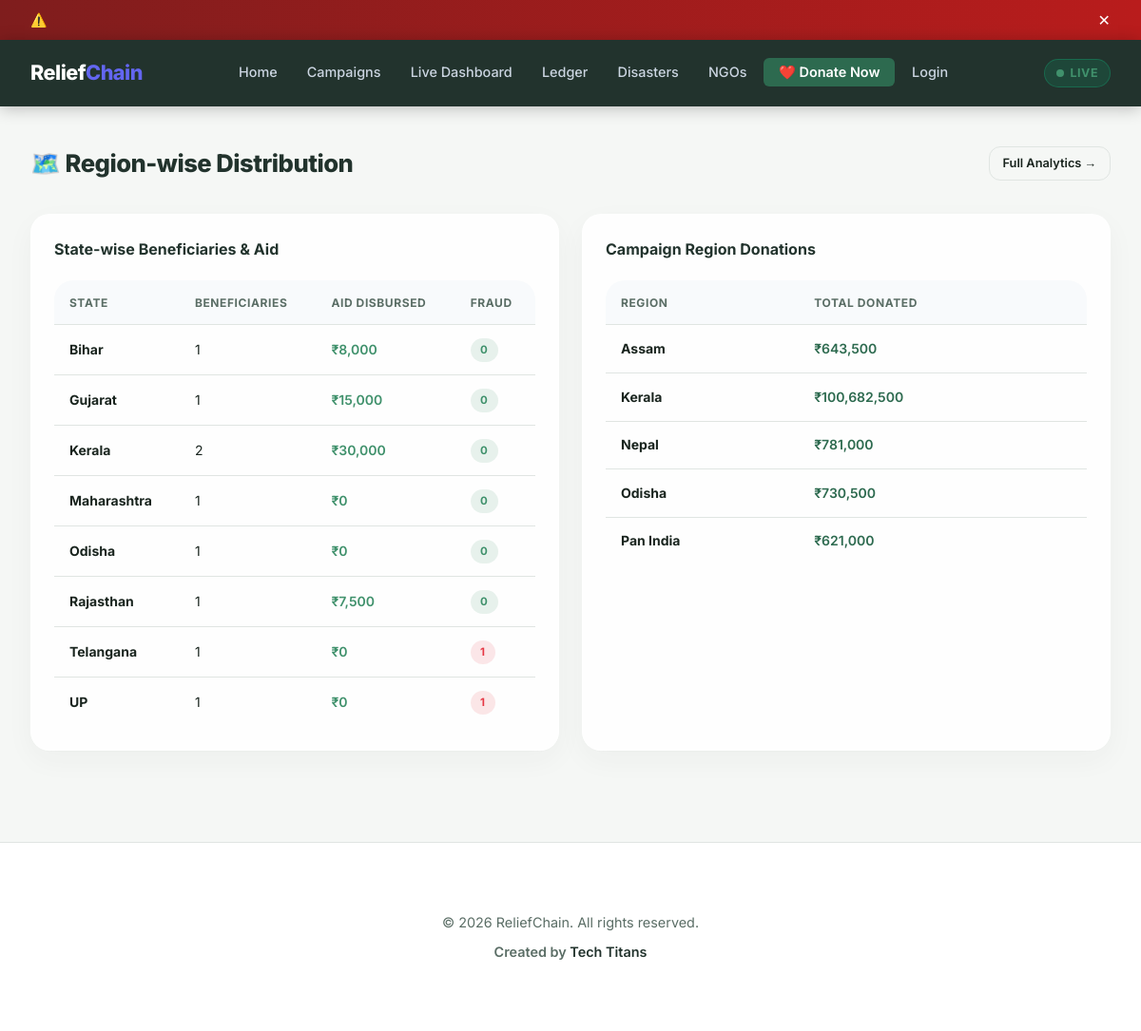
The app's page /region-map with its own data.
### tables this page shows
CREATE TABLE beneficiaries (
            id INTEGER PRIMARY KEY AUTOINCREMENT,
            name TEXT NOT NULL,
            aadhaar TEXT NOT NULL,
            phone TEXT NOT NULL,
            address TEXT,
            state TEXT,
            trust_score INTEGER DEFAULT 50,
            status TEXT DEFAULT 'pending',
            campaign_id INTEGER,
            aid_amount INTEGER DEFAULT 0,
            flagged INTEGER DEFAULT 0,
            flag_reason TEXT,
            created_at DATETIME DEFAULT CURRENT_TIMESTAMP,
            FOREIGN KEY (campaign_id) REFERENCES campaigns(id)
        );

### app.py (the view)
@app.route('/region-map')
def region_map():
    db = get_db()
    c = db.cursor()
    c.execute("SELECT b.state, COUNT(*) as ben_count, SUM(b.aid_amount) as aid_total, COUNT(CASE WHEN b.flagged=1 THEN 1 END) as fraud_count FROM beneficiaries b GROUP BY b.state")
    regions = c.fetchall()
    c.execute("SELECT c.region, SUM(d.amount) as donated FROM donations d JOIN campaigns c ON d.campaign_id=c.id GROUP BY c.region")
    campaign_regions = c.fetchall()
    return render_template('region_map.html', regions=regions, campaign_regions=campaign_regions)

### app.py (called while the page is built)
@app.context_processor
def inject_now():
    return {'now': _dt.now}

def get_db():
    db = getattr(g, '_database', None)
    if db is None:
        db = g._database = sqlite3.connect(DATABASE, check_same_thread=False)
        db.row_factory = sqlite3.Row
    return db

@app.teardown_appcontext
def close_connection(exception):
    db = getattr(g, '_database', None)
    if db is not None:
        db.close()

### templates/region_map.html (shortened to what this page needs)
{% extends 'base.html' %}
{% block content %}
<div class="container" style="padding-top:2.5rem;">
    <div class="page-header">
        <h1 class="page-title">🗺️ Region-wise Distribution</h1>
        <a href="{{ url_for('analytics') }}" class="btn btn-outline btn-sm">Full Analytics →</a>
    </div>
    <div class="grid-2">
        <div class="card">
            <div class="card-header"><span class="card-title">State-wise Beneficiaries & Aid</span></div>
            <div class="table-wrap" style="border:none;">
                <table>
                    <thead><tr><th>State</th><th>Beneficiaries</th><th>Aid Disbursed</th><th>Fraud</th></tr></thead>
                    <tbody>
                        {% for r in regions %}
                        <tr>
                            <td><strong>{{ r.state }}</strong></td>
                            <td>{{ r.ben_count }}</td>
                            <td style="color:var(--success);font-weight:600;">₹{{ '{:,.0f}'.format(r.aid_total or 0) }}</td>
                            <td>{% if r.fraud_count %}<span class="badge badge-danger">{{ r.fraud_count }}</span>{% else %}<span class="badge badge-success">0</span>{% endif %}</td>
                        </tr>
                        {% else %}
                        <tr><td colspan="4" class="text-center text-muted">No data yet</td></tr>
                        {% endfor %}
                    </tbody>
                </table>
            </div>
        </div>
        <div class="card">
            <div class="card-header"><span class="card-title">Campaign Region Donations</span></div>
            <div class="table-wrap" style="border:none;">
                <table>
                    <thead><tr><th>Region</th><th>Total Donated</th></tr></thead>
                    <tbody>
                        {% for r in campaign_regions %}
                        <tr>
                            <td><strong>{{ r.region }}</strong></td>
                            <td style="color:var(--accent);font-weight:600;">₹{{ '{:,.0f}'.format(r.donated or 0) }}</td>
                        </tr>
                        {% else %}
                        <tr><td colspan="2" class="text-center text-muted">No data yet</td></tr>
                        {% endfor %}
                    </tbody>
                </table>
            </div>
        </div>
    </div>
</div>
{% endblock %}

### static/style.css (style rules this page uses)
:root { --primary: #22332D; --primary-mid: #2D423A; --accent: #2D6A4F; --accent-hover: #1B4332; --accent-light: rgba(45, 106, 79, 0.12); --success: #40916C; --success-light: rgba(64, 145, 108, 0.12); --warning: #F5A623; --warning-light: rgba(245, 166, 35, 0.12); --danger: #E63946; --danger-light: rgba(230, 57, 70, 0.12); --bg: #F5F7F5; --card: rgba(255, 255, 255, 0.85); --border: #E0E5E2; --text: #19241E; --text-muted: #5A6D65; --text-light: #8E9C96; --white: #FFFFFF; --sidebar-w: 260px; --nav-h: 70px; --radius: 20px; --radius-sm: 12px; --shadow: 0 10px 30px rgba(45, 44, 42, 0.04), 0 1px 3px rgba(45, 44, 42, 0.02); --shadow-lg: 0 20px 40px rgba(45, 44, 42, 0.08); }
*, *::before, *::after { margin: 0; padding: 0; box-sizing: border-box; }
html { scroll-behavior: smooth; }
body { font-family: 'Inter', system-ui, sans-serif; background: var(--bg); color: var(--text); line-height: 1.6; font-size: 15px; }
a { color: inherit; text-decoration: none; }
.container { max-width: 1280px; margin: 0 auto; padding: 2rem 2rem; }
.page-header { display: flex; justify-content: space-between; align-items: center; margin-bottom: 2rem; flex-wrap: wrap; gap: 1rem; }
.page-title { font-size: 1.6rem; font-weight: 800; color: var(--primary); letter-spacing: -0.5px; }
.card { background: var(--card); border-radius: var(--radius); border: 1px solid var(--border); box-shadow: var(--shadow); padding: 1.5rem; }
.card-header { display: flex; justify-content: space-between; align-items: center; margin-bottom: 1.25rem; }
.card-title { font-size: 1rem; font-weight: 700; color: var(--primary); }
.btn { display: inline-flex; align-items: center; gap: 0.5rem; padding: 0.625rem 1.25rem; border-radius: var(--radius-sm); font-weight: 600; font-size: 0.9rem; border: none; cursor: pointer; transition: all 0.2s; white-space: nowrap; text-decoration: none; }
.btn-outline { background: transparent; border: 1.5px solid var(--border); color: var(--text); }
.btn-sm { padding: 0.4rem 0.85rem; font-size: 0.8rem; }
.table-wrap { overflow-x: auto; border-radius: var(--radius); border: 1px solid var(--border); }
table { width: 100%; border-collapse: collapse; font-size: 0.875rem; }
th { background: #F8FAFC; padding: 0.85rem 1rem; text-align: left; font-weight: 700; font-size: 0.75rem; text-transform: uppercase; letter-spacing: 0.05em; color: var(--text-muted); border-bottom: 1px solid var(--border); white-space: nowrap; }
td { padding: 0.85rem 1rem; border-bottom: 1px solid var(--border); color: var(--text); vertical-align: middle; }
tbody tr:last-child td { border-bottom: none; }
tbody tr { transition: background 0.15s; }
.badge { display: inline-flex; align-items: center; gap: 0.3rem; padding: 0.2rem 0.65rem; border-radius: 999px; font-size: 0.72rem; font-weight: 700; letter-spacing: 0.03em; white-space: nowrap; }
.badge-success { background: var(--success-light); color: var(--success); }
.badge-danger { background: var(--danger-light); color: var(--danger); }
.grid-2 { display: grid; grid-template-columns: 1fr 1fr; gap: 1.5rem; }
.card, .stat-card, .step-card { backdrop-filter: blur(12px); -webkit-backdrop-filter: blur(12px); transition: transform 0.5s cubic-bezier(0.16, 1, 0.3, 1), box-shadow 0.5s ease; border: 1px solid rgba(255,255,255,0.4); position: relative; overflow: hidden; }
.card::before, .stat-card::before, .step-card::before { content: ''; position: absolute; inset: 0; background: radial-gradient(circle 350px at var(--mouse-x, 0) var(--mouse-y, 0), rgba(255,255,255,0.6), transparent 80%); opacity: 0; transition: opacity 0.4s; pointer-events: none; mix-blend-mode: overlay; z-index: 0; }
.card > *, .stat-card > *, .step-card > * { position: relative; z-index: 1; }
.btn { position: relative; overflow: hidden; }

### records on screen
beneficiaries: state "Bihar", ben_count "1", aid_amount "8,000"
beneficiaries: state "Gujarat", ben_count "1", aid_amount "15,000"
beneficiaries: state "Maharashtra", ben_count "1", aid_total "0"
beneficiaries: state "Odisha", ben_count "1", aid_total "0"
beneficiaries: state "Rajasthan", ben_count "1", aid_amount "7,500"
beneficiaries: state "Telangana", ben_count "1", aid_amount "0", fraud_count "1"
beneficiaries: state "UP", ben_count "1", aid_amount "0", fraud_count "1"

### other values on screen
{{ r.state }} "Kerala"
{{ r.ben_count }} "2"
{{ '{:,.0f}'.format(r.aid_total or 0) }} "30,000"
{{ r.region }} "Assam" "Kerala" "Nepal" "Odisha" "Pan India"
{{ '{:,.0f}'.format(r.donated or 0) }} "643,500" "100,682,500" "781,000" "730,500" "621,000"
